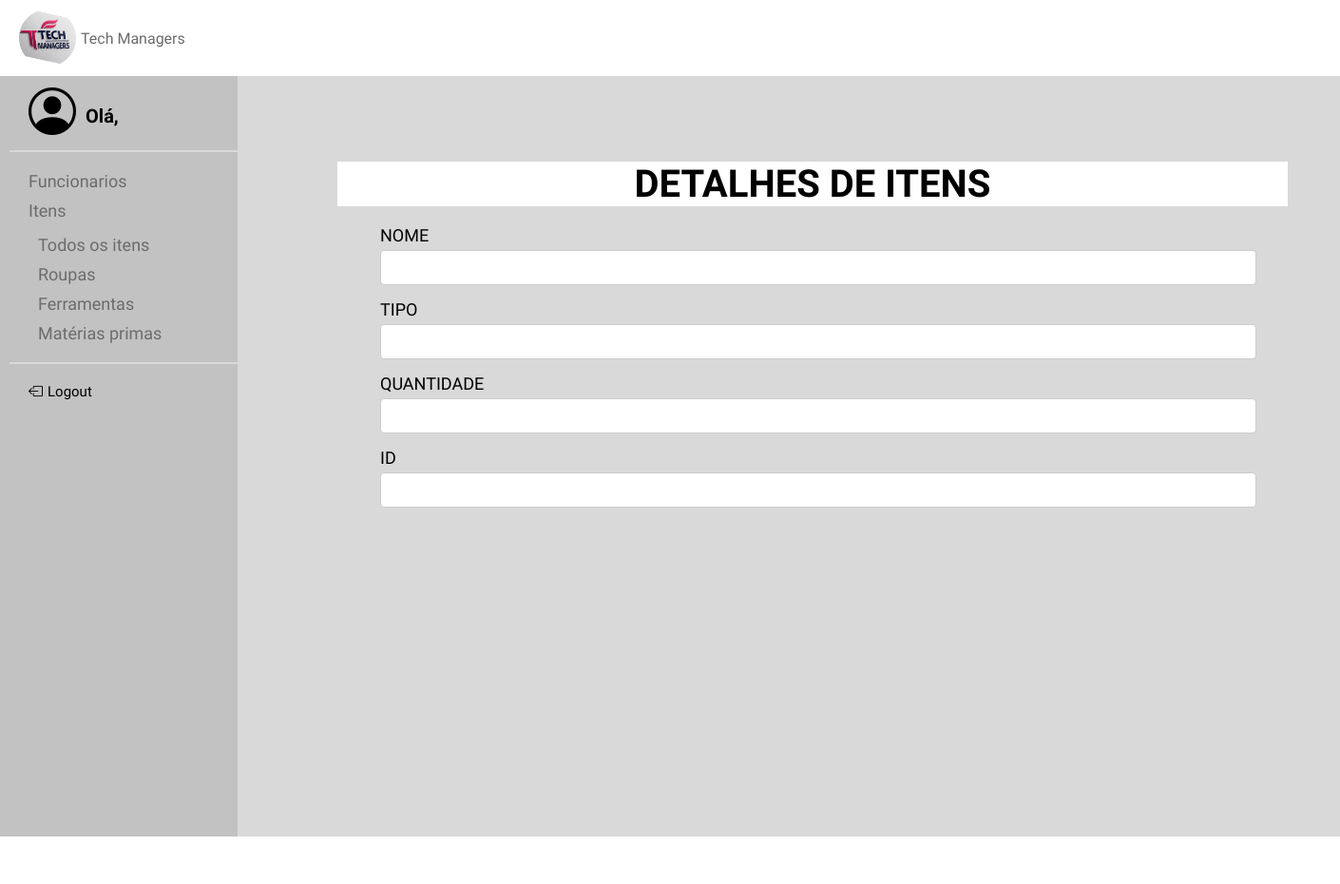
/TelaDI/6, run on an earlier commit of the app's database.
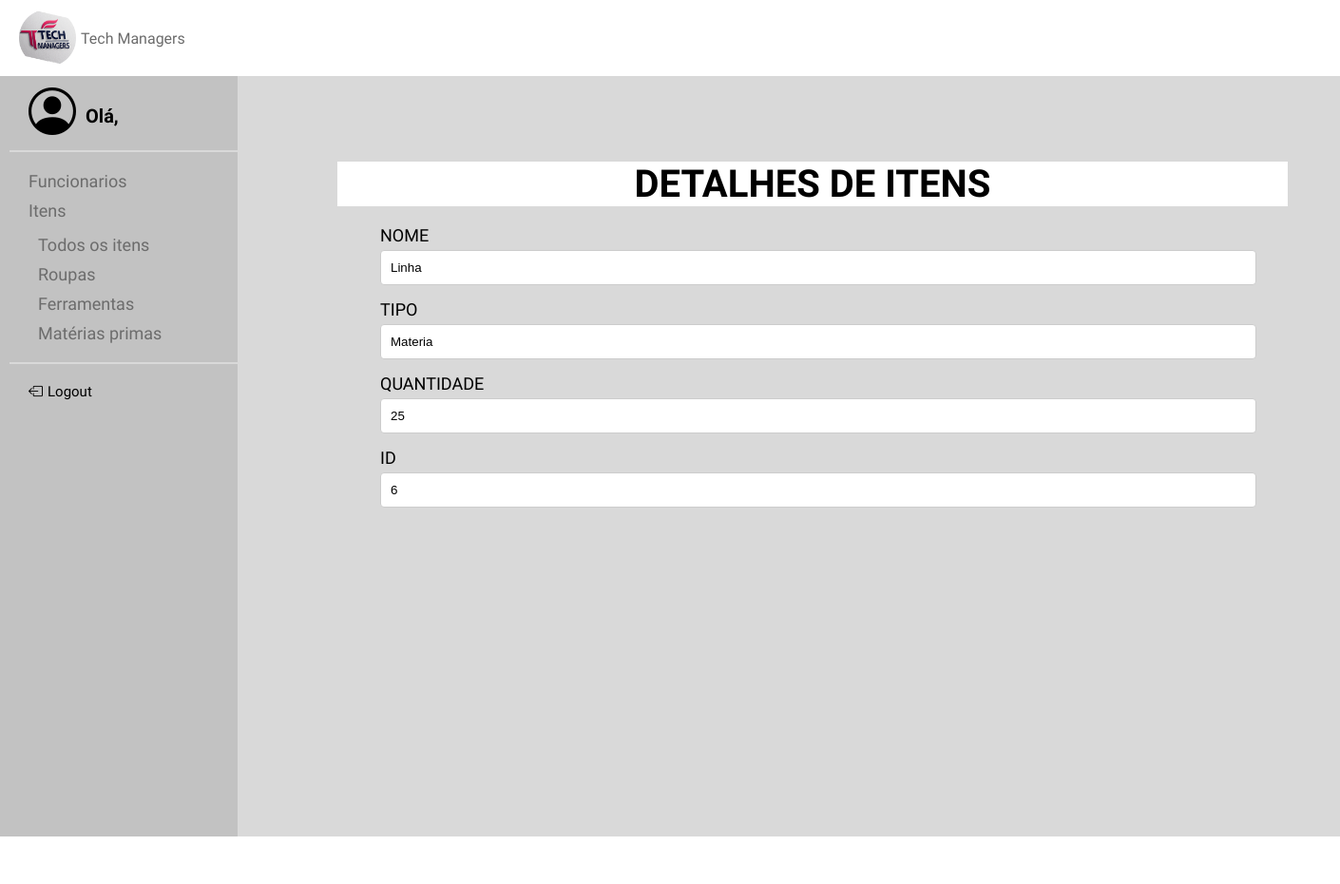
And on a later commit of the database.
### models.py (models this page shows, shortened)
class ITEM(Base):
    __tablename__ = 'item'
    id = Column(Integer, primary_key=True, unique=True, nullable=False, index=True)
    nome = Column(String(40), nullable=False, index=True)
    tipo = Column(String(40), nullable=False, index=True)
    quantidade = Column(Integer, nullable=False, index=True)

### app.py (the view)
@app.route('/TelaDI/<int:id>', methods=['GET'])
def TelaDItem(id):
    item = select(ITEM).where(ITEM.id == id)
    item = db_session.execute(item).scalar()
    return render_template('TelaDetalhesItem.html', item=item)

### templates/TelaDetalhesItem.html (shortened to what this page needs)
{% extends "base.html" %}
{% block conteudo %}
<body>
<link rel="stylesheet" href="../static/TelaDetalhesItem.css">
<main>
<div class="container">
        <h2>DETALHES DE ITENS</h2>
        <form>
            <div class="input-group">
                <label for="nome"> NOME</label>
                <input type="text" id="nome" name="nome" value="{{ item.nome }}" readonly>
            </div>
            <div class="input-group">
                <label for="tipo"> TIPO</label>
                <input type="text" id="tipo" name="tipo" value="{{ item.tipo }}" readonly>
            </div>
            <div class="input-group">
                <label for="quantidade"> QUANTIDADE</label>
                <input type="number" id="quantidade" name="quantidade" value="{{ item.quantidade }}" readonly>
            </div>
            <div class="input-group">
                <label for="ID"> ID</label>
                <input type="number" id="ID" name="ID" value="{{ item.id }}" readonly>
            </div>
        </form>
    </div>
</main>
</body>
{% endblock %}

What changed in the data, as far as the page shows it:
added ITEM: nome "Linha", tipo "Materia", ID "6"
Also different on the page:
form field quantidade: (not shown) → "25"
